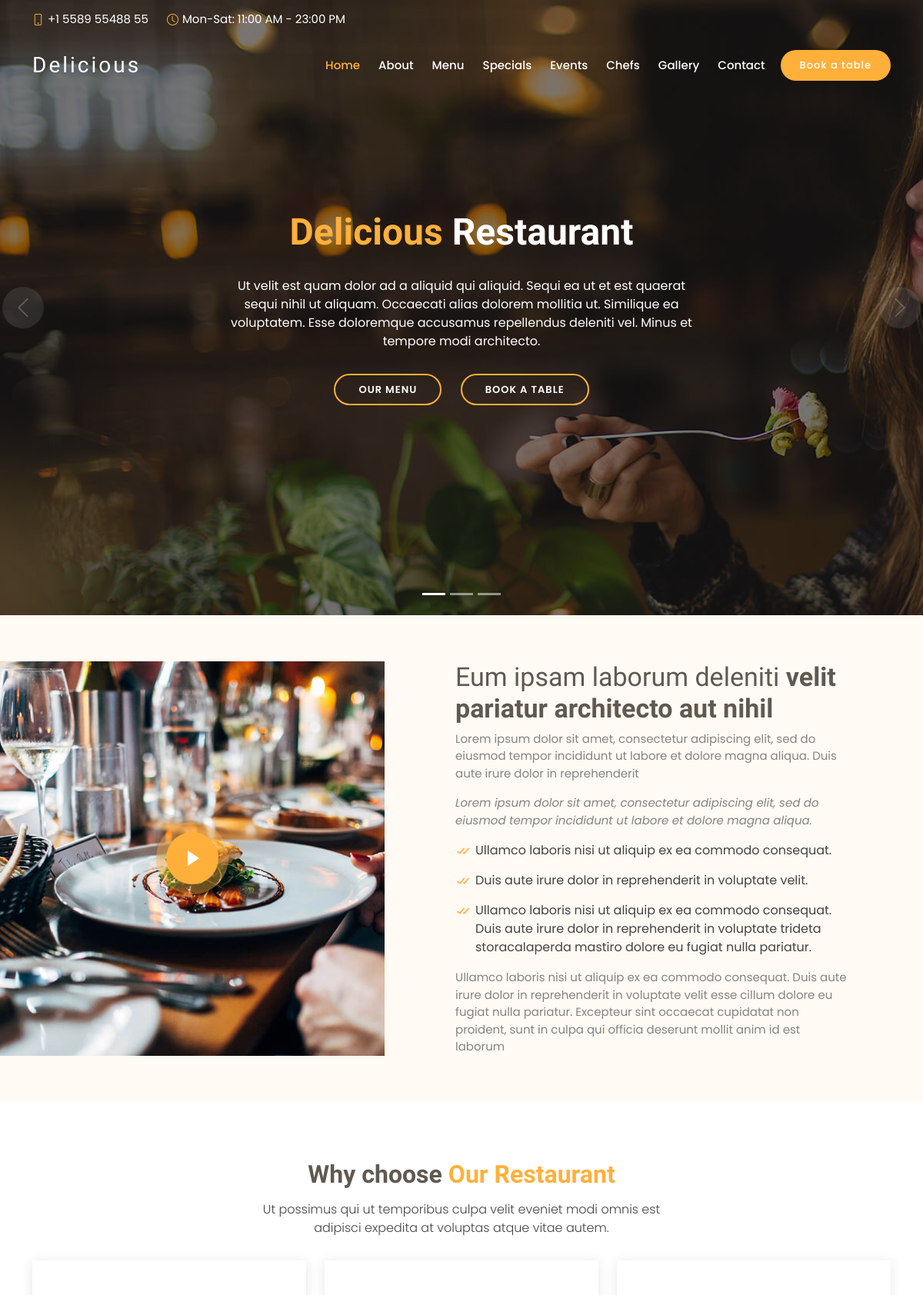
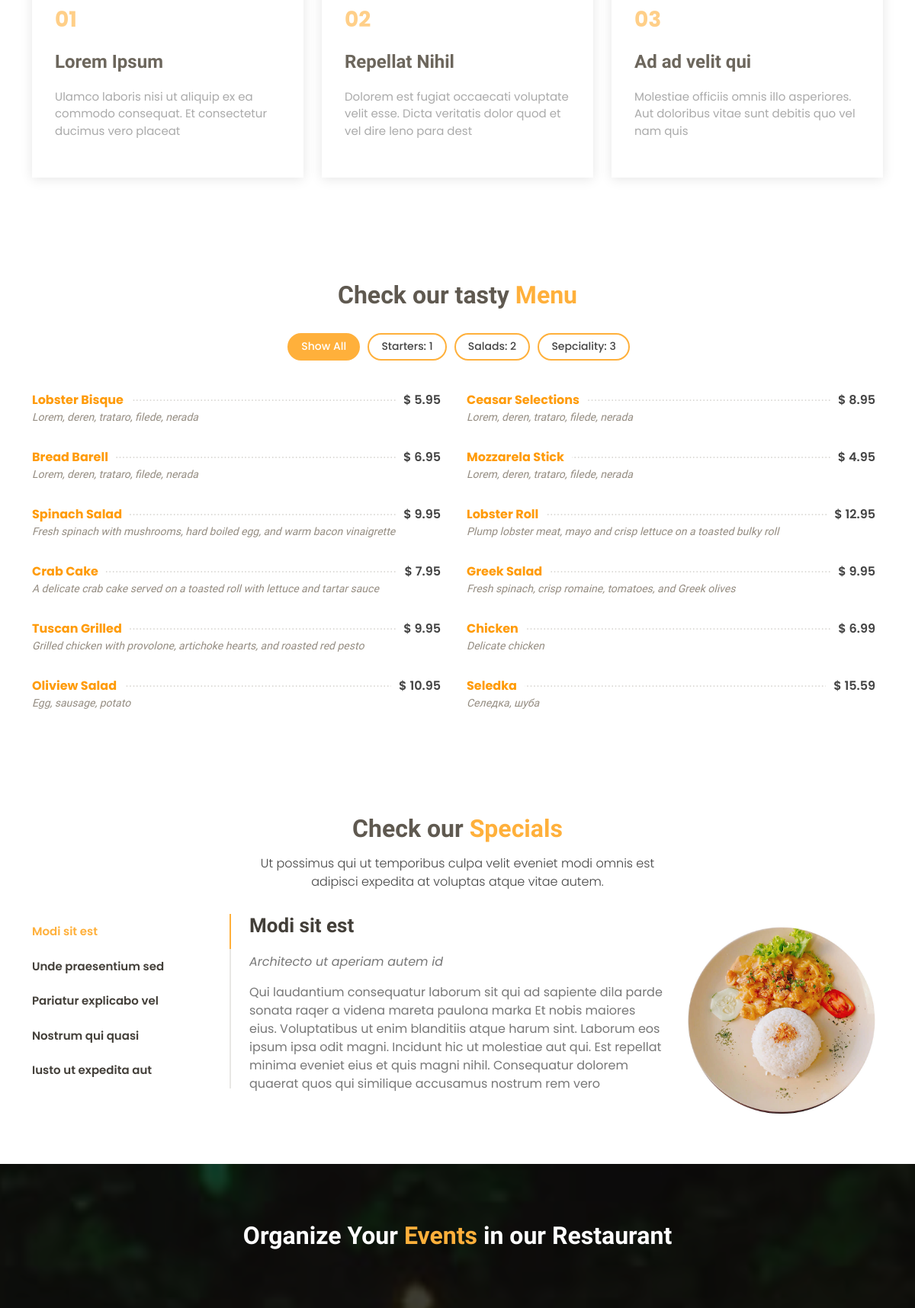
The page / (upper part) on the database its author committed (2 pictures, top to bottom).
### base_app/models.py (models this page shows, shortened)
class CategoryDish(models.Model):
    name = models.CharField(max_length=50, unique=True, db_index=True)
    is_visibility = models.BooleanField(default=True)
    position = models.PositiveIntegerField(unique=True)
    class Meta:
        ordering = ("position", )
    def __str__(self):
        return f"{self.name}: {self.position}"

class Dish(models.Model):
    def get_file_name(self, filename):
        ext = filename.strip().split('.')[-1]
        filename = f'{uuid4()}.{ext}'
        return path.join("images/dishes", filename)
    category = models.ForeignKey(CategoryDish, on_delete=models.CASCADE)
    title = models.CharField(max_length=50, unique=True)
    ingredients = models.TextField(blank=True)
    price = models.DecimalField(max_digits=10, decimal_places=2)
    image = models.ImageField(upload_to=get_file_name, default='images/dishes/d3422c5a-633f-4c20-9873-fb9f5e774dde.png')
    description = models.TextField(blank=True)
    dish_order = models.PositiveIntegerField()
    is_visibility = models.BooleanField(default=True)
    is_special = models.BooleanField(default=False)
    class Meta:
        ordering = ("dish_order",)

### base_app/views.py (the view, shortened to what this page needs)
# urls.py: path('', base_app_view, name='base_app_view'),
def base_app_view(request):
    form_reservation = FormReservation()
    form_contact = FormContact()
    dishes = Dish.objects.filter(is_visibility=True, is_special=False).order_by('dish_order')
    categories = CategoryDish.objects.filter(is_visibility=True).order_by('position')
    special = Dish.objects.filter(is_visibility=True, is_special=True).order_by('dish_order')
    events = Event.objects.filter().order_by('position')
    gallery = Gallery.objects.order_by('?')[:8]
    chiefs = Chief.objects.order_by('?')[:3]
    reviews = Reviews.objects.order_by('?')[:6]
    return render(request, 'base_app.html', context={
        'dishes': dishes,
        'categories': categories,
        'special': special,
        'form_reservation': form_reservation,
        'form_contact': form_contact,
        'events': events,
        'gallery': gallery,
        'chiefs': chiefs,
        'reviews': reviews,
    })

### base_app/templatetags/template_tags.py (called while the page is built)
@register.filter(name="range")
def _range(_min, args=None):
    _max, _step = None, None
    if args:
        if not isinstance(args, int):
            _max, _step = map(int, args.split(','))
        else:
            _max = args
    args = filter(None, (_min, _max, _step))
    return range(*args)

### base_app/templates/base_app.html (shortened to what this page needs)
{% extends 'index.html' %}
{% load static %}
{% block content %}
    <main id="main">
    <section id="about" class="about">
      <div class="container-fluid">
        <div class="row">
          <div class="col-lg-5 align-items-stretch video-box" style='background-image: url({% static 'assets/img/about.jpg' %});'>
            <a href="https://www.youtube.com/watch?v=jDDaplaOz7Q" class="venobox play-btn mb-4" data-vbtype="video" data-autoplay="true"></a>
          </div>
          <div class="col-lg-7 d-flex flex-column justify-content-center align-items-stretch">
            <div class="content">
              <h3>Eum ipsam laborum deleniti <strong>velit pariatur architecto aut nihil</strong></h3>
              <p>
                Lorem ipsum dolor sit amet, consectetur adipiscing elit, sed do eiusmod tempor incididunt ut labore et dolore magna aliqua. Duis aute irure dolor in reprehenderit
              </p>
              <p class="fst-italic">
                Lorem ipsum dolor sit amet, consectetur adipiscing elit, sed do eiusmod tempor incididunt ut labore et dolore
                magna aliqua.
              </p>
              <ul>
                <li><i class="bx bx-check-double"></i> Ullamco laboris nisi ut aliquip ex ea commodo consequat.</li>
                <li><i class="bx bx-check-double"></i> Duis aute irure dolor in reprehenderit in voluptate velit.</li>
                <li><i class="bx bx-check-double"></i> Ullamco laboris nisi ut aliquip ex ea commodo consequat. Duis aute irure dolor in reprehenderit in voluptate trideta storacalaperda mastiro dolore eu fugiat nulla pariatur.</li>
              </ul>
              <p>
                Ullamco laboris nisi ut aliquip ex ea commodo consequat. Duis aute irure dolor in reprehenderit in voluptate
                velit esse cillum dolore eu fugiat nulla pariatur. Excepteur sint occaecat cupidatat non proident, sunt in
                culpa qui officia deserunt mollit anim id est laborum
              </p>
            </div>
          </div>
        </div>
      </div>
    </section>
    <section id="why-us" class="why-us">
      <div class="container">
        <div class="section-title">
          <h2>Why choose <span>Our Restaurant</span></h2>
          <p>Ut possimus qui ut temporibus culpa velit eveniet modi omnis est adipisci expedita at voluptas atque vitae autem.</p>
        </div>
        <div class="row">
          <div class="col-lg-4">
            <div class="box">
              <span>01</span>
              <h4>Lorem Ipsum</h4>
              <p>Ulamco laboris nisi ut aliquip ex ea commodo consequat. Et consectetur ducimus vero placeat</p>
            </div>
          </div>
          <div class="col-lg-4 mt-4 mt-lg-0">
            <div class="box">
              <span>02</span>
              <h4>Repellat Nihil</h4>
              <p>Dolorem est fugiat occaecati voluptate velit esse. Dicta veritatis dolor quod et vel dire leno para dest</p>
            </div>
          </div>
          <div class="col-lg-4 mt-4 mt-lg-0">
            <div class="box">
              <span>03</span>
              <h4> Ad ad velit qui</h4>
              <p>Molestiae officiis omnis illo asperiores. Aut doloribus vitae sunt debitis quo vel nam quis</p>
            </div>
          </div>
        </div>
      </div>
    </section>
    {% include 'main_menu.html' %}
    {% include 'special_menu.html' %}
    {% include 'events.html' %}
  </main>
{% endblock %}

### templates/index.html (shortened to what this page needs)
{% load static %}
<!DOCTYPE html>
<html lang="en">
<head>
  <link href="{% static "assets/vendor/animate.css/animate.min.css" %}" rel="stylesheet">
  <link href="{% static "assets/vendor/bootstrap/css/bootstrap.min.css" %}" rel="stylesheet">
  <link href="{% static "assets/vendor/bootstrap-icons/bootstrap-icons.css" %}" rel="stylesheet">
  <link href="{% static "assets/vendor/boxicons/css/boxicons.min.css" %}" rel="stylesheet">
  <link href="{% static "assets/vendor/glightbox/css/glightbox.min.css" %}" rel="stylesheet">
  <link href="{% static "assets/vendor/swiper/swiper-bundle.min.css" %}" rel="stylesheet">
  <link href="{% static "assets/css/style.css" %}" rel="stylesheet">
</head>
<body>
  <section id="topbar" class="d-flex align-items-center fixed-top topbar-transparent">
    <div class="container-fluid container-xl d-flex align-items-center justify-content-center justify-content-lg-start">
      <i class="bi bi-phone d-flex align-items-center"><span>+1 5589 55488 55</span></i>
      <i class="bi bi-clock ms-4 d-none d-lg-flex align-items-center"><span>Mon-Sat: 11:00 AM - 23:00 PM</span></i>
    </div>
  </section>
  <header id="header" class="fixed-top d-flex align-items-center header-transparent">
    <div class="container-fluid container-xl d-flex align-items-center justify-content-between">
      <div class="logo me-auto">
        <h1><a href="{% url "base_app:base_app_view" %}">Delicious</a></h1>
      </div>
      <nav id="navbar" class="navbar order-last order-lg-0">
        <ul>
          <li><a class="nav-link scrollto active" href="{% url "base_app:base_app_view" %}#hero">Home</a></li>
          <li><a class="nav-link scrollto" href="{% url "base_app:base_app_view" %}#about">About</a></li>
          <li><a class="nav-link scrollto" href="{% url "base_app:base_app_view" %}#menu">Menu</a></li>
          <li><a class="nav-link scrollto" href="{% url "base_app:base_app_view" %}#specials">Specials</a></li>
          <li><a class="nav-link scrollto" href="{% url "base_app:base_app_view" %}#events">Events</a></li>
          <li><a class="nav-link scrollto" href="{% url "base_app:base_app_view" %}#chefs">Chefs</a></li>
          <li><a class="nav-link scrollto" href="{% url "base_app:base_app_view" %}#gallery">Gallery</a></li>
          <li><a class="nav-link scrollto" href="{% url "base_app:base_app_view" %}#contact">Contact</a></li>
        </ul>
      </nav>
      <a href="{% url "base_app:base_app_view" %}#book-a-table" class="book-a-table-btn scrollto">Book a table</a>
    </div>
  </header>
  <section id="hero">
    <div class="hero-container">
      <div id="heroCarousel" data-bs-interval="5000" class="carousel slide carousel-fade" data-bs-ride="carousel">
        <ol class="carousel-indicators" id="hero-carousel-indicators"></ol>
        <div class="carousel-inner" role="listbox">
          <div class="carousel-item active" style="background: url({% static "assets/img/slide/slide-1.jpg" %});">
            <div class="carousel-container">
              <div class="carousel-content">
                <h2 class="animate__animated animate__fadeInDown"><span>Delicious</span> Restaurant</h2>
                <p class="animate__animated animate__fadeInUp">Ut velit est quam dolor ad a aliquid qui aliquid. Sequi ea ut et est quaerat sequi nihil ut aliquam. Occaecati alias dolorem mollitia ut. Similique ea voluptatem. Esse doloremque accusamus repellendus deleniti vel. Minus et tempore modi architecto.</p>
                <div>
                  <a href="{% url "base_app:base_app_view" %}#menu" class="btn-menu animate__animated animate__fadeInUp scrollto">Our Menu</a>
                  <a href="{% url "base_app:base_app_view" %}#book-a-table" class="btn-book animate__animated animate__fadeInUp scrollto">Book a Table</a>
                </div>
              </div>
            </div>
          </div>
        </div>
        <a class="carousel-control-prev" href="#heroCarousel" role="button" data-bs-slide="prev">
          <span class="carousel-control-prev-icon bi bi-chevron-left" aria-hidden="true"></span>
        </a>
        <a class="carousel-control-next" href="#heroCarousel" role="button" data-bs-slide="next">
          <span class="carousel-control-next-icon bi bi-chevron-right" aria-hidden="true"></span>
        </a>
      </div>
    </div>
  </section>
  {% block content %}
  {% endblock %}
</body>
</html>

### base_app/templates/main_menu.html
    <section id="menu" class="menu">
      <div class="container">
        <div class="section-title">
          <h2>Check our tasty <span>Menu</span></h2>
        </div>
        <div class="row">
          <div class="col-lg-12 d-flex justify-content-center">
            <ul id="menu-flters">
              <li data-filter="*" class="filter-active">Show All</li>
                {% for category in categories %}
                    <li data-filter=".filter-{{ category.name }}">{{ category }}</li>
                {% endfor %}
            </ul>
          </div>
        </div>
        <div class="row menu-container">
            {% for dish in dishes %}
                <div class="col-lg-6 menu-item filter-{{ dish.category.name }}">
            <div class="menu-content">
              <a href="#">{{ dish.title }}</a><span>$ {{ dish.price }}</span>
            </div>
            <div class="menu-ingredients">
              {{ dish.ingredients }}
            </div>
          </div>
            {% endfor %}
        </div>
      </div>
    </section>

### base_app/templates/special_menu.html (shortened to what this page needs)
    <section id="specials" class="specials">
      <div class="container">
        <div class="section-title">
          <h2>Check our <span>Specials</span></h2>
          <p>Ut possimus qui ut temporibus culpa velit eveniet modi omnis est adipisci expedita at voluptas atque vitae autem.</p>
        </div>
        <div class="row">
          <div class="col-lg-3">
            <ul class="nav nav-tabs flex-column">
                {% for special in special %}
                    {% if forloop.first %}
                        <li class="nav-item">
                            <a class="nav-link active show" data-bs-toggle="tab" href="#tab-{{ special.id }}">{{ special.title }}</a>
                        </li>
                    {% else %}
                        <li class="nav-item">
                            <a class="nav-link" data-bs-toggle="tab" href="#tab-{{ special.id }}">{{ special.title }}</a>
                        </li>
                    {% endif %}
                {% endfor %}
            </ul>
          </div>
          <div class="col-lg-9 mt-4 mt-lg-0">
            <div class="tab-content">
                {% for item in special %}
                    {% if forloop.first %}
                        <div class="tab-pane active show" id="tab-{{ item.id }}">
                <div class="row">
                  <div class="col-lg-8 details order-2 order-lg-1">
                    <h3>{{ item.title }}</h3>
                    <p class="fst-italic">{{ item.ingredients }}</p>
                      <p>{{ item.description }}</p>
                  </div>
                  <div class="col-lg-4 text-center order-1 order-lg-2">
                    <img src="{{ item.image.url }}" alt="" class="img-fluid">
                  </div>
                </div>
              </div>
                    {% endif %}
                {% endfor %}
            </div>
          </div>
        </div>
      </div>
    </section>

### base_app/templates/events.html (shortened to what this page needs)
    <section id="events" class="events">
      <div class="container">
        <div class="section-title">
          <h2>Organize Your <span>Events</span> in our Restaurant</h2>
        </div>
        <div class="events-slider swiper-container">
        </div>
      </div>
    </section>

### base_app/templates/review.html (shortened to what this page needs)
{% load template_tags %}

### rows shown on the page
CategoryDish: name+position "Starters: 1"
CategoryDish: name+position "Salads: 2"
CategoryDish: name+position "Sepciality: 3"
Dish: title "Lobster Bisque", price "5.95", ingredients "Lorem, deren, trataro, filede, nerada"
Dish: title "Ceasar Selections", price "8.95", ingredients "Lorem, deren, trataro, filede, nerada"
Dish: title "Bread Barell", price "6.95", ingredients "Lorem, deren, trataro, filede, nerada"
Dish: title "Mozzarela Stick", price "4.95", ingredients "Lorem, deren, trataro, filede, nerada"
Dish: title "Spinach Salad", price "9.95", ingredients "Fresh spinach with mushrooms, hard boiled egg, and warm bacon vinaigrette"
Dish: title "Lobster Roll", price "12.95", ingredients "Plump lobster meat, mayo and crisp lettuce on a toasted bulky roll"
Dish: title "Crab Cake", price "7.95", ingredients "A delicate crab cake served on a toasted roll with lettuce and tartar sauce"
Dish: title "Greek Salad", price "9.95", ingredients "Fresh spinach, crisp romaine, tomatoes, and Greek olives"
Dish: title "Tuscan Grilled", price "9.95", ingredients "Grilled chicken with provolone, artichoke hearts, and roasted red pesto"
Dish: title "Chicken", price "6.99", ingredients "Delicate chicken"
Dish: title "Oliview Salad", price "10.95", ingredients "Egg, sausage, potato"
Dish: title "Seledka", price "15.59", ingredients "Селедка, шуба"
Dish: title "Modi sit est", ingredients "Architecto ut aperiam autem id", description "Qui laudantium consequatur laborum sit qui ad sapiente dila parde sonata raqer a videna mareta paulona marka Et nobis maiores eius. Voluptatibus ut enim blanditiis atque harum sint. Laborum eos ipsum ipsa odit magni. Incidunt hic ut molestiae aut qui. Est repellat minima eveniet eius et quis magni nihil. Consequatur dolorem quaerat quos qui similique accusamus nostrum rem vero", image (picture)
Dish: title "Unde praesentium sed"
Dish: title "Pariatur explicabo vel"
Dish: title "Nostrum qui quasi"
Dish: title "Iusto ut expedita aut"
